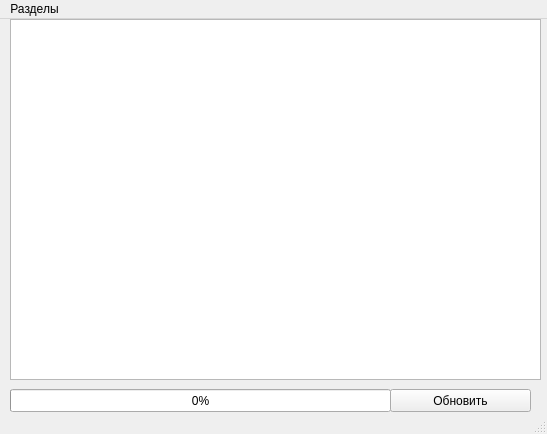
<?xml version="1.0" encoding="UTF-8"?>
<ui version="4.0">
 <class>MainWindow</class>
 <widget class="QMainWindow" name="MainWindow">
  <property name="geometry">
   <rect>
    <x>0</x>
    <y>0</y>
    <width>547</width>
    <height>434</height>
   </rect>
  </property>
  <property name="windowTitle">
   <string>Системное администрирование</string>
  </property>
  <widget class="QWidget" name="centralwidget">
   <widget class="QTextBrowser" name="place">
    <property name="geometry">
     <rect>
      <x>10</x>
      <y>0</y>
      <width>531</width>
      <height>361</height>
     </rect>
    </property>
    <property name="sizePolicy">
     <sizepolicy hsizetype="Expanding" vsizetype="Expanding">
      <horstretch>0</horstretch>
      <verstretch>0</verstretch>
     </sizepolicy>
    </property>
    <property name="font">
     <font>
      <pointsize>10</pointsize>
     </font>
    </property>
   </widget>
   <widget class="QPushButton" name="btn">
    <property name="geometry">
     <rect>
      <x>390</x>
      <y>370</y>
      <width>141</width>
      <height>23</height>
     </rect>
    </property>
    <property name="text">
     <string>Обновить</string>
    </property>
   </widget>
   <widget class="QProgressBar" name="progress">
    <property name="geometry">
     <rect>
      <x>10</x>
      <y>370</y>
      <width>381</width>
      <height>23</height>
     </rect>
    </property>
    <property name="value">
     <number>0</number>
    </property>
   </widget>
  </widget>
  <widget class="QMenuBar" name="menubar">
   <property name="geometry">
    <rect>
     <x>0</x>
     <y>0</y>
     <width>547</width>
     <height>21</height>
    </rect>
   </property>
   <widget class="QMenu" name="menu">
    <property name="title">
     <string>Разделы</string>
    </property>
    <addaction name="action6"/>
    <addaction name="action"/>
    <addaction name="action2"/>
    <addaction name="action3"/>
    <addaction name="action4"/>
    <addaction name="action5"/>
   </widget>
   <addaction name="menu"/>
  </widget>
  <widget class="QStatusBar" name="statusbar"/>
  <action name="action">
   <property name="text">
    <string>Время включения</string>
   </property>
  </action>
  <action name="action2">
   <property name="text">
    <string>Процессор</string>
   </property>
  </action>
  <action name="action3">
   <property name="text">
    <string>Оперативная память</string>
   </property>
  </action>
  <action name="action4">
   <property name="text">
    <string>Диски</string>
   </property>
  </action>
  <action name="action5">
   <property name="text">
    <string>Сеть</string>
   </property>
  </action>
  <action name="action6">
   <property name="text">
    <string>Общая информация</string>
   </property>
  </action>
 </widget>
 <resources/>
 <connections/>
</ui>
